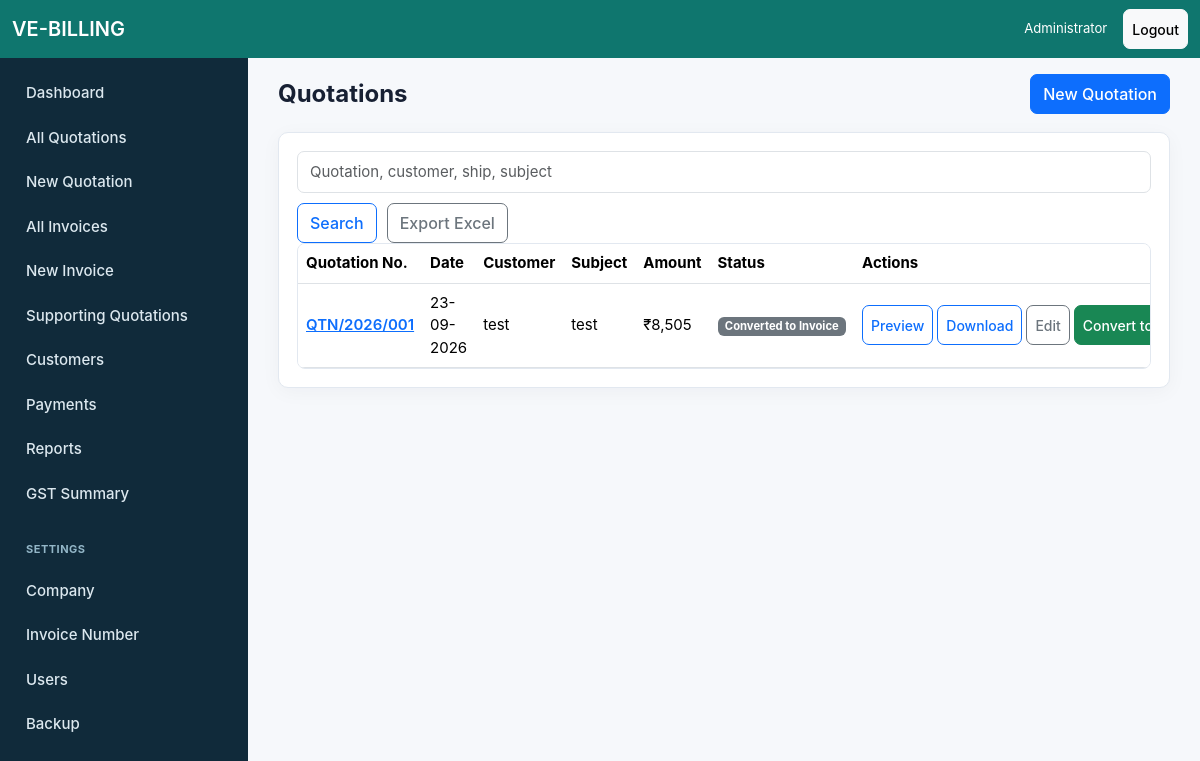
The app's page /quotations (signed in) with its own data.
### models/core.py (models this page shows)
class TimestampMixin:
    created_at = db.Column(db.DateTime, default=datetime.utcnow, nullable=False)
    updated_at = db.Column(db.DateTime, default=datetime.utcnow, onupdate=datetime.utcnow)

class User(UserMixin, TimestampMixin, db.Model):
    id = db.Column(db.Integer, primary_key=True)
    name = db.Column(db.String(120), nullable=False)
    username = db.Column(db.String(80), unique=True, nullable=False)
    email = db.Column(db.String(160), unique=True, nullable=False)
    password_hash = db.Column(db.String(255), nullable=False)
    role = db.Column(db.String(20), default="staff", nullable=False)
    active = db.Column(db.Boolean, default=True, nullable=False)
    @property
    def is_active(self):
        return self.active

class Quotation(TimestampMixin, db.Model):
    id = db.Column(db.Integer, primary_key=True)
    quotation_number = db.Column(db.String(80), unique=True, nullable=False)
    date = db.Column(db.Date, nullable=False)
    customer_id = db.Column(db.Integer, db.ForeignKey("customer.id"), nullable=False)
    subject = db.Column(db.String(255), default="")
    notes = db.Column(db.Text, default="")
    terms = db.Column(db.Text, default="")
    status = db.Column(db.String(40), default="Draft", nullable=False)
    taxable_amount = db.Column(db.Numeric(12, 2), default=0)
    total_gst = db.Column(db.Numeric(12, 2), default=0)
    grand_total = db.Column(db.Numeric(12, 2), default=0)
    rounded_total = db.Column(db.Integer, default=0)
    amount_words = db.Column(db.String(255), default="")
    customer = db.relationship("Customer")
    items = db.relationship("QuotationItem", cascade="all, delete-orphan", backref="quotation")

class Customer(TimestampMixin, db.Model):
    id = db.Column(db.Integer, primary_key=True)
    customer_name = db.Column(db.String(180), nullable=False)
    company_name = db.Column(db.String(180), default="")
    ship_name = db.Column(db.String(180), default="")
    address = db.Column(db.Text, default="")
    city = db.Column(db.String(80), default="")
    state = db.Column(db.String(80), default="")
    pin = db.Column(db.String(20), default="")
    gstin = db.Column(db.String(30), default="")
    contact_person = db.Column(db.String(120), default="")
    phone = db.Column(db.String(40), default="")
    email = db.Column(db.String(160), default="")

### routes/main.py (the view)
@main_bp.route("/quotations")
@login_required
def quotations():
    q = request.args.get("q", "")
    query = Quotation.query.join(Customer)
    if q:
        query = query.filter(or_(Quotation.quotation_number.contains(q), Customer.customer_name.contains(q), Customer.ship_name.contains(q), Quotation.subject.contains(q)))
    return render_template("quotations.html", quotations=query.order_by(Quotation.date.desc()).all())

### app.py (called while the page is built)
@login_manager.user_loader
def load_user(user_id):
    return db.session.get(User, int(user_id))

### routes/main.py (called while the page is built)
@main_bp.app_template_filter("money")
def money_filter(value):
    return money(value or 0)

@main_bp.app_template_filter("datefmt")
def datefmt(value):
    return value.strftime("%d-%m-%Y") if value else ""

@main_bp.context_processor
def inject_globals():
    return {"today": date.today(), "is_admin": current_user.is_authenticated and current_user.role == "admin"}

### utils/money.py (called while the page is built)
def dec(value, default="0"):
    if value in (None, ""):
        value = default
    return Decimal(str(value)).quantize(Decimal("0.01"), rounding=ROUND_HALF_UP)

def whole_rupees(value):
    return int(dec(value).quantize(Decimal("1"), rounding=ROUND_HALF_UP))

def money(value):
    return f"₹{whole_rupees(value):,}"

### templates/quotations.html
{% extends "base.html" %}
{% block content %}
<div class="page-head"><h1>Quotations</h1><a class="btn btn-primary" href="{{ url_for('main.new_quotation') }}">New Quotation</a></div>
<section class="panel">
  <form class="search-row"><input class="form-control" name="q" placeholder="Quotation, customer, ship, subject"><button class="btn btn-outline-primary">Search</button><a class="btn btn-outline-secondary" href="{{ url_for('main.export', dataset='quotations') }}">Export Excel</a></form>
  <div class="table-responsive"><table class="table align-middle">
    <thead><tr><th>Quotation No.</th><th>Date</th><th>Customer</th><th>Subject</th><th>Amount</th><th>Status</th><th>Actions</th></tr></thead>
    <tbody>{% for q in quotations %}<tr><td><a class="link-primary fw-semibold" href="{{ url_for('main.edit_quotation', quotation_id=q.id) }}">{{ q.quotation_number }}</a></td><td>{{ q.date|datefmt }}</td><td>{{ q.customer.customer_name }}</td><td>{{ q.subject }}</td><td>{{ q.rounded_total|money }}</td><td><span class="badge text-bg-secondary">{{ q.status }}</span></td><td class="actions"><a class="btn btn-sm btn-outline-primary" target="_blank" href="{{ url_for('main.document_pdf', kind='quotation', doc_id=q.id, preview=1) }}">Preview</a><a class="btn btn-sm btn-outline-primary" href="{{ url_for('main.document_pdf', kind='quotation', doc_id=q.id) }}">Download</a><a class="btn btn-sm btn-outline-secondary" href="{{ url_for('main.edit_quotation', quotation_id=q.id) }}">Edit</a><a class="btn btn-sm btn-success" href="{{ url_for('main.convert_quotation', quotation_id=q.id) }}">Convert to Invoice</a></td></tr>{% endfor %}</tbody>
  </table></div>
</section>
{% endblock %}

### templates/base.html (shortened to what this page needs)
<!doctype html>
<html lang="en">
<head>
  <link href="https://cdn.jsdelivr.net/npm/bootstrap@5.3.3/dist/css/bootstrap.min.css" rel="stylesheet">
  <link rel="stylesheet" href="{{ url_for('static', filename='css/app.css') }}">
</head>
<body>
{% if current_user.is_authenticated %}
<nav class="navbar navbar-dark app-topbar fixed-top">
  <div class="container-fluid">
    <a class="navbar-brand fw-semibold" href="{{ url_for('main.dashboard') }}">VE-BILLING</a>
    <div class="d-flex align-items-center gap-3 text-white small">
      <span class="d-none d-sm-inline">{{ current_user.name }}</span>
      <a class="btn btn-sm btn-light" href="{{ url_for('auth.logout') }}">Logout</a>
    </div>
  </div>
</nav>
<aside class="sidebar d-none d-lg-flex">
  {% include "partials/nav.html" %}
</aside>
{% endif %}
<main class="{% if current_user.is_authenticated %}app-main{% else %}auth-main{% endif %}">
  <div class="container-fluid">
    {% block content %}{% endblock %}
  </div>
</main>
</body>
</html>

### static/css/app.css (style rules this page uses)
:root { --teal:#0f766e;--teal-dark:#0d5e58;--ink:#172033;--muted:#64748b;--line:#e2e8f0;--bg:#f6f8fb }
* { letter-spacing:0;box-sizing:border-box }
body { background:var(--bg);color:var(--ink);font-size:15px;font-family:-apple-system,BlinkMacSystemFont,"Segoe UI",Roboto,Helvetica,Arial,sans-serif;-webkit-tap-highlight-color:transparent }
.app-topbar { background:var(--teal);height:58px;z-index:1030 }
.sidebar { position:fixed;top:58px;bottom:0;left:0;width:248px;background:#102a3a;overflow-y:auto;z-index:1020 }
.app-main { padding:74px 18px 28px;margin-left:248px;min-height:100vh }
.login-card,.panel,.metric { background:#fff;border:1px solid var(--line);border-radius:10px;box-shadow:0 4px 20px rgba(15,23,42,.04) }
.page-head { display:flex;justify-content:space-between;gap:14px;align-items:center;margin-bottom:18px;flex-wrap:wrap }
.page-head h1 { font-size:24px;font-weight:700;margin:0 }
.filter-bar,.search-row { display:flex;gap:10px;flex-wrap:wrap;align-items:center }
.panel { padding:18px;margin-bottom:18px }
.table { min-width:820px;margin-bottom:0 }
.actions { white-space:nowrap }
.actions .btn { margin-right:4px }
.table-responsive { border-radius:8px;border:1px solid var(--line);overflow-x:auto;-webkit-overflow-scrolling:touch }
.btn { border-radius:7px;min-height:40px;font-weight:500;display:inline-flex;align-items:center;justify-content:center }
.form-control,.form-select { border-radius:7px;min-height:42px;font-size:15px }

### records on screen
User: name "Administrator"
Quotation: quotation_number "QTN/2026/001", date "23-09-2026", customer.customer_name "test", subject "test", rounded_total "₹8,505", status "Converted to Invoice"
